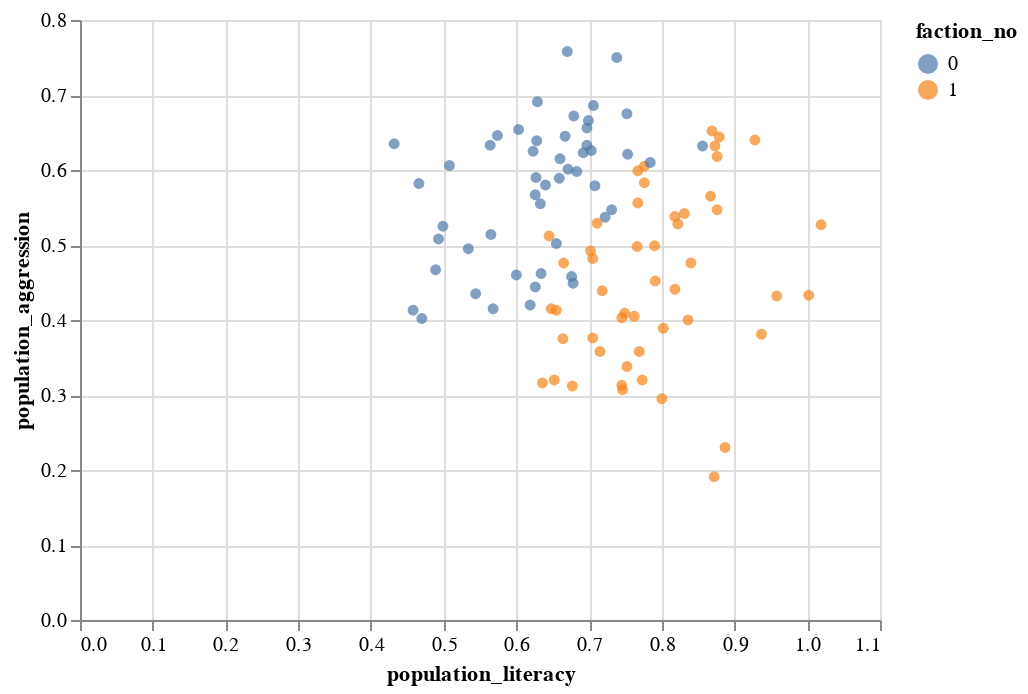

The notebook cell saved with this chart:
### Code cell
chart = alt.Chart(pops).mark_circle().encode(x='population_literacy',y='population_aggression',color='faction_no:N')
chart

### Figure 1 — Vega-Lite specification as saved in the notebook (floating-point values rounded to 4 significant figures)
{"config": {"view": {"continuousWidth": 400, "continuousHeight": 300}}, "data": {"name": "data-78a3a4f5ddf7327052c4407c72b8a6e3"}, "mark": "circle", "encoding": {"color": {"type": "nominal", "field": "faction_no"}, "x": {"type": "quantitative", "field": "population_literacy"}, "y": {"type": "quantitative", "field": "population_aggression"}}, "$schema": "https://vega.github.io/schema/vega-lite/v4.8.1.json", "datasets": {"data-78a3a4f5ddf7327052c4407c72b8a6e3": [{"population_conformity": 0.618, "population_literacy": 0.67, "population_aggression": 0.758, "population_constitution": 0.333, "faction_no": 0}, {"population_conformity": 0.278, "population_literacy": 0.645, "population_aggression": 0.512, "population_constitution": 0.512, "faction_no": 1}, {"population_conformity": 0.486, "population_literacy": 0.665, "population_aggression": 0.476, "population_constitution": 0.485, "faction_no": 1}, {"population_conformity": 0.37, "population_literacy": 0.634, "population_aggression": 0.462, "population_constitution": 0.362, "faction_no": 0}, {"population_conformity": 0.375, "population_literacy": 0.679, "population_aggression": 0.672, "population_constitution": 0.379, "faction_no": 0}, {"population_conformity": 0.377, "population_literacy": 0.869, "population_aggression": 0.652, "population_constitution": 0.602, "faction_no": 1}, {"population_conformity": 0.289, "population_literacy": 0.702, "population_aggression": 0.492, "population_constitution": 0.473, "faction_no": 1}, {"population_conformity": 0.413, "population_literacy": 0.8, "population_aggression": 0.295, "population_constitution": 0.48, "faction_no": 1}, {"population_conformity": 0.479, "population_literacy": 0.664, "population_aggression": 0.375, "population_constitution": 0.412, "faction_no": 1}, {"population_conformity": 0.322, "population_literacy": 0.534, "population_aggression": 0.495, "population_constitution": 0.407, "faction_no": 0}, {"population_conformity": 0.561, "population_literacy": 0.876, "population_aggression": 0.547, "population_constitution": 0.41, "faction_no": 1}, {"population_conformity": 0.385, "population_literacy": 0.623, "population_aggression": 0.625, "population_constitution": 0.514, "faction_no": 0}, {"population_conformity": 0.295, "population_literacy": 0.626, "population_aggression": 0.567, "population_constitution": 0.157, "faction_no": 0}, {"population_conformity": 0.331, "population_literacy": 0.466, "population_aggression": 0.582, "population_constitution": 0.436, "faction_no": 0}, {"population_conformity": 0.298, "population_literacy": 0.762, "population_aggression": 0.405, "population_constitution": 0.574, "faction_no": 1}, {"population_conformity": 0.28, "population_literacy": 0.508, "population_aggression": 0.606, "population_constitution": 0.403, "faction_no": 0}, {"population_conformity": 0.3, "population_literacy": 0.703, "population_aggression": 0.626, "population_constitution": 0.362, "faction_no": 0}, {"population_conformity": 0.51, "population_literacy": 0.791, "population_aggression": 0.452, "population_constitution": 0.562, "faction_no": 1}, {"population_conformity": 0.378, "population_literacy": 0.818, "population_aggression": 0.441, "population_constitution": 0.469, "faction_no": 1}, {"population_conformity": 0.48, "population_literacy": 1.002, "population_aggression": 0.433, "population_constitution": 0.529, "faction_no": 1}, {"population_conformity": 0.494, "population_literacy": 0.692, "population_aggression": 0.623, "population_constitution": 0.469, "faction_no": 0}, {"population_conformity": 0.471, "population_literacy": 0.746, "population_aggression": 0.307, "population_constitution": 0.239, "faction_no": 1}, {"population_conformity": 0.709, "population_literacy": 0.568, "population_aggression": 0.415, "population_constitution": 0.451, "faction_no": 0}, {"population_conformity": 0.431, "population_literacy": 0.84, "population_aggression": 0.476, "population_constitution": 0.483, "faction_no": 1}, {"population_conformity": 0.39, "population_literacy": 0.753, "population_aggression": 0.621, "population_constitution": 0.371, "faction_no": 0}, {"population_conformity": 0.517, "population_literacy": 0.678, "population_aggression": 0.449, "population_constitution": 0.283, "faction_no": 0}, {"population_conformity": 0.379, "population_literacy": 0.636, "population_aggression": 0.316, "population_constitution": 0.505, "faction_no": 1}, {"population_conformity": 0.315, "population_literacy": 1.019, "population_aggression": 0.527, "population_constitution": 0.46, "faction_no": 1}, {"population_conformity": 0.514, "population_literacy": 0.752, "population_aggression": 0.338, "population_constitution": 0.392, "faction_no": 1}, {"population_conformity": 0.525, "population_literacy": 0.722, "population_aggression": 0.537, "population_constitution": 0.385, "faction_no": 0}, {"population_conformity": 0.311, "population_literacy": 0.879, "population_aggression": 0.644, "population_constitution": 0.402, "faction_no": 1}, {"population_conformity": 0.454, "population_literacy": 0.652, "population_aggression": 0.32, "population_constitution": 0.525, "faction_no": 1}, {"population_conformity": 0.503, "population_literacy": 0.958, "population_aggression": 0.432, "population_constitution": 0.281, "faction_no": 1}, {"population_conformity": 0.281, "population_literacy": 0.683, "population_aggression": 0.598, "population_constitution": 0.422, "faction_no": 0}, {"population_conformity": 0.378, "population_literacy": 0.937, "population_aggression": 0.381, "population_constitution": 0.341, "faction_no": 1}, {"population_conformity": 0.477, "population_literacy": 0.818, "population_aggression": 0.538, "population_constitution": 0.453, "faction_no": 1}, {"population_conformity": 0.234, "population_literacy": 0.731, "population_aggression": 0.547, "population_constitution": 0.205, "faction_no": 0}, {"population_conformity": 0.334, "population_literacy": 0.887, "population_aggression": 0.23, "population_constitution": 0.373, "faction_no": 1}, {"population_conformity": 0.293, "population_literacy": 0.766, "population_aggression": 0.498, "population_constitution": 0.46, "faction_no": 1}, {"population_conformity": 0.269, "population_literacy": 0.876, "population_aggression": 0.618, "population_constitution": 0.348, "faction_no": 1}, {"population_conformity": 0.483, "population_literacy": 0.873, "population_aggression": 0.632, "population_constitution": 0.472, "faction_no": 1}, {"population_conformity": 0.475, "population_literacy": 0.749, "population_aggression": 0.409, "population_constitution": 0.486, "faction_no": 1}, {"population_conformity": 0.467, "population_literacy": 0.676, "population_aggression": 0.458, "population_constitution": 0.3, "faction_no": 0}, {"population_conformity": 0.398, "population_literacy": 0.619, "population_aggression": 0.42, "population_constitution": 0.41, "faction_no": 0}, {"population_conformity": 0.45, "population_literacy": 0.66, "population_aggression": 0.615, "population_constitution": 0.463, "faction_no": 0}, {"population_conformity": 0.474, "population_literacy": 0.499, "population_aggression": 0.525, "population_constitution": 0.306, "faction_no": 0}, {"population_conformity": 0.367, "population_literacy": 0.836, "population_aggression": 0.4, "population_constitution": 0.626, "faction_no": 1}, {"population_conformity": 0.174, "population_literacy": 0.79, "population_aggression": 0.499, "population_constitution": 0.452, "faction_no": 1}, {"population_conformity": 0.431, "population_literacy": 0.705, "population_aggression": 0.482, "population_constitution": 0.406, "faction_no": 1}, {"population_conformity": 0.475, "population_literacy": 0.626, "population_aggression": 0.444, "population_constitution": 0.196, "faction_no": 0}, {"population_conformity": 0.312, "population_literacy": 0.767, "population_aggression": 0.599, "population_constitution": 0.476, "faction_no": 1}, {"population_conformity": 0.383, "population_literacy": 0.706, "population_aggression": 0.686, "population_constitution": 0.051, "faction_no": 0}, {"population_conformity": 0.439, "population_literacy": 0.47, "population_aggression": 0.402, "population_constitution": 0.287, "faction_no": 0}, {"population_conformity": 0.498, "population_literacy": 0.711, "population_aggression": 0.529, "population_constitution": 0.474, "faction_no": 1}, {"population_conformity": 0.355, "population_literacy": 0.867, "population_aggression": 0.565, "population_constitution": 0.364, "faction_no": 1}, {"population_conformity": 0.297, "population_literacy": 0.697, "population_aggression": 0.656, "population_constitution": 0.346, "faction_no": 0}, {"population_conformity": 0.526, "population_literacy": 0.738, "population_aggression": 0.75, "population_constitution": 0.241, "faction_no": 0}, {"population_conformity": 0.363, "population_literacy": 0.627, "population_aggression": 0.59, "population_constitution": 0.257, "faction_no": 0}, {"population_conformity": 0.508, "population_literacy": 0.458, "population_aggression": 0.413, "population_constitution": 0.359, "faction_no": 0}, {"population_conformity": 0.401, "population_literacy": 0.752, "population_aggression": 0.675, "population_constitution": 0.3, "faction_no": 0}, {"population_conformity": 0.509, "population_literacy": 0.6, "population_aggression": 0.46, "population_constitution": 0.29, "faction_no": 0}, {"population_conformity": 0.371, "population_literacy": 0.629, "population_aggression": 0.691, "population_constitution": 0.256, "faction_no": 0}, {"population_conformity": 0.364, "population_literacy": 0.699, "population_aggression": 0.666, "population_constitution": 0.305, "faction_no": 0}, {"population_conformity": 0.455, "population_literacy": 0.493, "population_aggression": 0.508, "population_constitution": 0.359, "faction_no": 0}, {"population_conformity": 0.246, "population_literacy": 0.767, "population_aggression": 0.556, "population_constitution": 0.474, "faction_no": 1}, {"population_conformity": 0.282, "population_literacy": 0.872, "population_aggression": 0.191, "population_constitution": 0.494, "faction_no": 1}, {"population_conformity": 0.414, "population_literacy": 0.655, "population_aggression": 0.502, "population_constitution": 0.438, "faction_no": 0}, {"population_conformity": 0.343, "population_literacy": 0.856, "population_aggression": 0.632, "population_constitution": 0.237, "faction_no": 0}, {"population_conformity": 0.255, "population_literacy": 0.628, "population_aggression": 0.639, "population_constitution": 0.284, "faction_no": 0}, {"population_conformity": 0.498, "population_literacy": 0.773, "population_aggression": 0.32, "population_constitution": 0.543, "faction_no": 1}, {"population_conformity": 0.318, "population_literacy": 0.565, "population_aggression": 0.514, "population_constitution": 0.514, "faction_no": 0}, {"population_conformity": 0.382, "population_literacy": 0.64, "population_aggression": 0.58, "population_constitution": 0.318, "faction_no": 0}, {"population_conformity": 0.523, "population_literacy": 0.603, "population_aggression": 0.654, "population_constitution": 0.355, "faction_no": 0}, {"population_conformity": 0.577, "population_literacy": 0.822, "population_aggression": 0.528, "population_constitution": 0.307, "faction_no": 1}, {"population_conformity": 0.3, "population_literacy": 0.708, "population_aggression": 0.579, "population_constitution": 0.377, "faction_no": 0}, {"population_conformity": 0.586, "population_literacy": 0.671, "population_aggression": 0.601, "population_constitution": 0.359, "faction_no": 0}, {"population_conformity": 0.473, "population_literacy": 0.745, "population_aggression": 0.403, "population_constitution": 0.468, "faction_no": 1}, {"population_conformity": 0.246, "population_literacy": 0.776, "population_aggression": 0.605, "population_constitution": 0.468, "faction_no": 1}, {"population_conformity": 0.476, "population_literacy": 0.831, "population_aggression": 0.542, "population_constitution": 0.314, "faction_no": 1}, {"population_conformity": 0.217, "population_literacy": 0.489, "population_aggression": 0.467, "population_constitution": 0.359, "faction_no": 0}, {"population_conformity": 0.36, "population_literacy": 0.564, "population_aggression": 0.633, "population_constitution": 0.351, "faction_no": 0}, {"population_conformity": 0.491, "population_literacy": 0.677, "population_aggression": 0.312, "population_constitution": 0.22, "faction_no": 1}, {"population_conformity": 0.349, "population_literacy": 0.544, "population_aggression": 0.435, "population_constitution": 0.43, "faction_no": 0}, {"population_conformity": 0.342, "population_literacy": 0.802, "population_aggression": 0.389, "population_constitution": 0.432, "faction_no": 1}, {"population_conformity": 0.467, "population_literacy": 0.718, "population_aggression": 0.439, "population_constitution": 0.475, "faction_no": 1}, {"population_conformity": 0.387, "population_literacy": 0.633, "population_aggression": 0.555, "population_constitution": 0.266, "faction_no": 0}, {"population_conformity": 0.454, "population_literacy": 0.784, "population_aggression": 0.61, "population_constitution": 0.289, "faction_no": 0}, {"population_conformity": 0.376, "population_literacy": 0.705, "population_aggression": 0.376, "population_constitution": 0.322, "faction_no": 1}, {"population_conformity": 0.526, "population_literacy": 0.659, "population_aggression": 0.589, "population_constitution": 0.442, "faction_no": 0}, {"population_conformity": 0.465, "population_literacy": 0.745, "population_aggression": 0.313, "population_constitution": 0.504, "faction_no": 1}, {"population_conformity": 0.218, "population_literacy": 0.715, "population_aggression": 0.358, "population_constitution": 0.313, "faction_no": 1}, {"population_conformity": 0.457, "population_literacy": 0.697, "population_aggression": 0.633, "population_constitution": 0.364, "faction_no": 0}, {"population_conformity": 0.403, "population_literacy": 0.574, "population_aggression": 0.646, "population_constitution": 0.36, "faction_no": 0}, {"population_conformity": 0.514, "population_literacy": 0.928, "population_aggression": 0.64, "population_constitution": 0.342, "faction_no": 1}, {"population_conformity": 0.207, "population_literacy": 0.667, "population_aggression": 0.645, "population_constitution": 0.35, "faction_no": 0}, {"population_conformity": 0.434, "population_literacy": 0.776, "population_aggression": 0.583, "population_constitution": 0.466, "faction_no": 1}, {"population_conformity": 0.372, "population_literacy": 0.648, "population_aggression": 0.415, "population_constitution": 0.575, "faction_no": 1}, {"population_conformity": 0.239, "population_literacy": 0.432, "population_aggression": 0.635, "population_constitution": 0.228, "faction_no": 0}, {"population_conformity": 0.504, "population_literacy": 0.655, "population_aggression": 0.413, "population_constitution": 0.498, "faction_no": 1}, {"population_conformity": 0.48, "population_literacy": 0.769, "population_aggression": 0.358, "population_constitution": 0.429, "faction_no": 1}]}}
